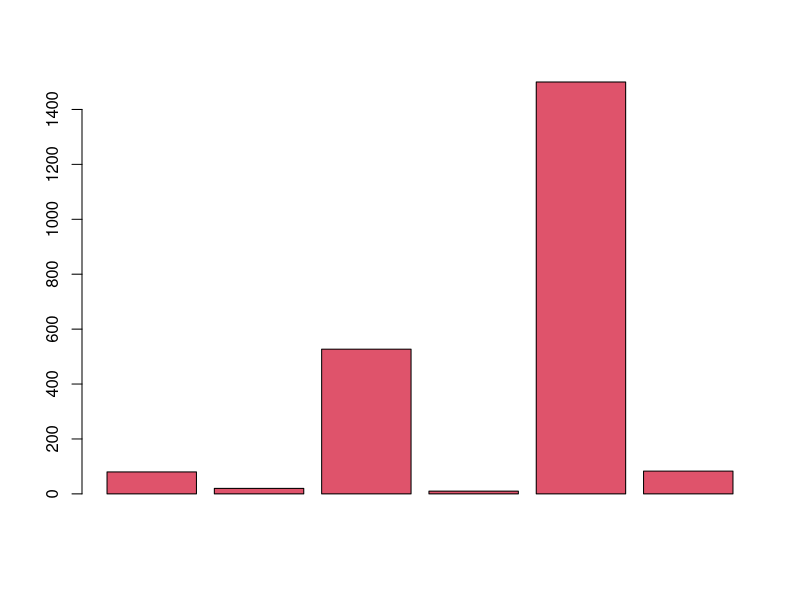
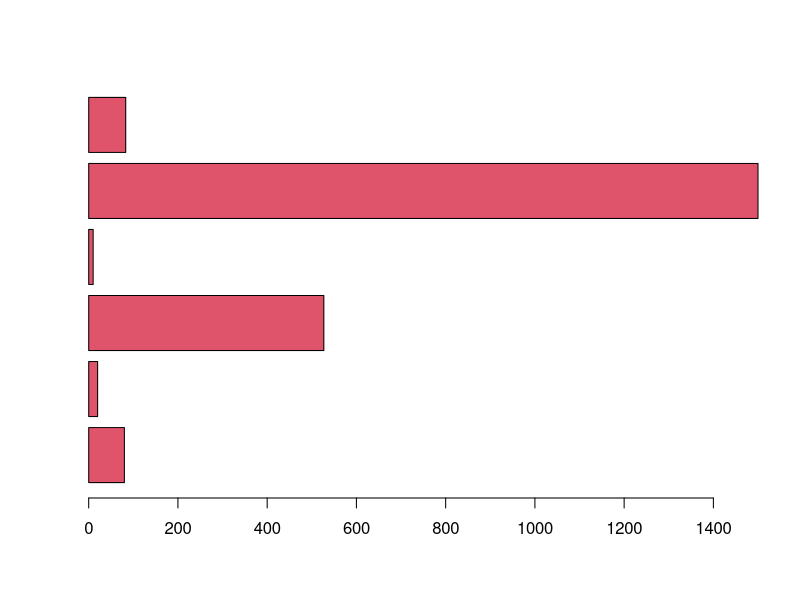
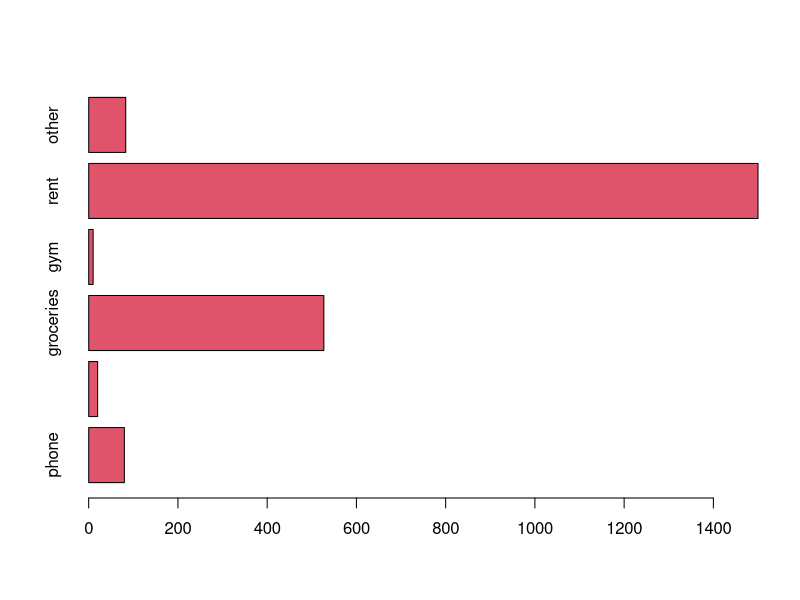
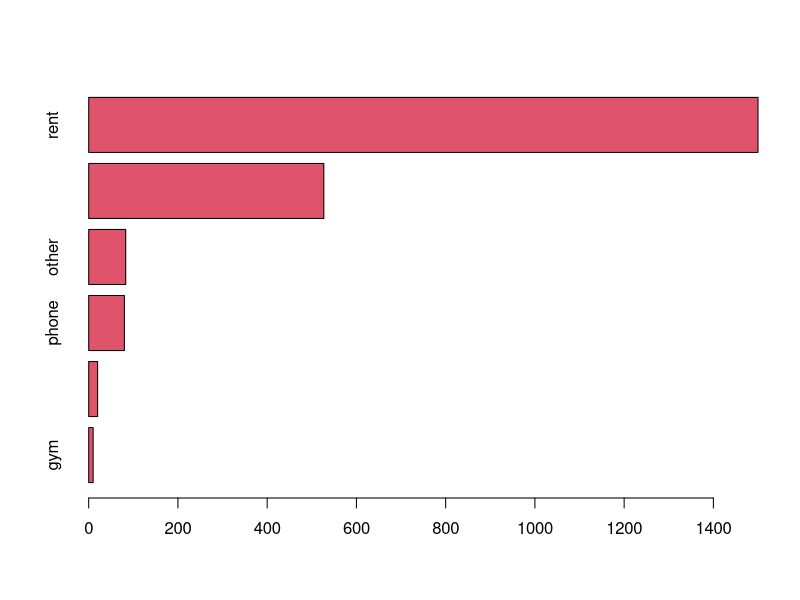

These figures' R source, in order:
## ---- chunk 1
knitr::opts_chunk$set(echo = TRUE)
## ---- chunk 2
# total expenses
80 + 20 + 527 + 10 + 1500 + 83
## ---- chunk 3
# objects with assigned values
phone <- 80
phone
## ---- chunk 4
coffee = 30
coffee
## ---- chunk 5
# create variables
transportation <- 20
groceries <- 527
gym <- 10
rent <- 1500
other <- 83
## ---- chunk 6
# total expenses
total <- phone + transportation + groceries + gym +
  rent + other
total
## ---- chunk 7
# semester expenses
semester <- total * 5
semester
## ---- chunk 8
# year expenses
year <- total * 10
year
## ---- chunk 9
# case sensitive
phone <- 80
Phone <- -80
PHONE <- 8000

phone + Phone
PHONE - phone
## ---- chunk 10
# vector expenses
expenses <- c(phone, transportation, groceries, gym, rent, other)
## ---- chunk 11
# barchart with colored bars
barplot(expenses, col = 2) 
## ---- chunk 12
# barchart horizontally oriented
barplot(expenses,  col = 2, horiz = TRUE)
## ---- chunk 13
# barchart with bar labels
barplot(expenses, col = 2, horiz = TRUE, 
        names.arg = c('phone', 'transportation', 'groceries', 'gym', 
                      'rent', 'other'))
## ---- chunk 14
# barchart in decreasing/increasing order
barplot(sort(expenses, decreasing = FALSE),col = 2, horiz = TRUE,
        names.arg = c('gym', 'transportation', 'phone', 'other', 
                      'groceries', 'rent'))
## ---- chunk 15
library(knitr)
## ---- chunk 16
a <- 3
b <- 4
c <- sqrt(3**2 + 4**2)
## ---- chunk 17
choose(n = 5, k = 2)
## ---- chunk 18
factorial(4)
## ---- chunk 19
#A fair coin is tossed 5 times. What is the probability of getting exactly 
#2 heads?
n <- 5
k <- 2
p <- 0.5
combinations <- factorial(n)/(factorial(k)*factorial(n-k))
probability <- combinations*(p**k)*(1-p)**(n-k)
probability_2 <- choose(n, k)*(p**k)*(1-p)**(n-k)
## ---- chunk 20
dbinom(x = 2, size = 5, prob = 0.5)
## ---- chunk 21
#Consider rolling a fair die 10 times. 
#What is the probability of getting exactly 3 sixes?
dbinom(x = 3, size = 10, prob = 1/6)
## ---- chunk 22
#Probability of 2 heads in 5 tosses of a biased coin
#with a chance of heads of 35%
dbinom(x = 2, size = 5, prob = 0.35)
## ---- chunk 23
#Probability of getting more than 3 heads in 5 tosses
#with a biased coin of 35% chance of heads
1 - pbinom(q = 2, size = 5, prob = 0.35)
